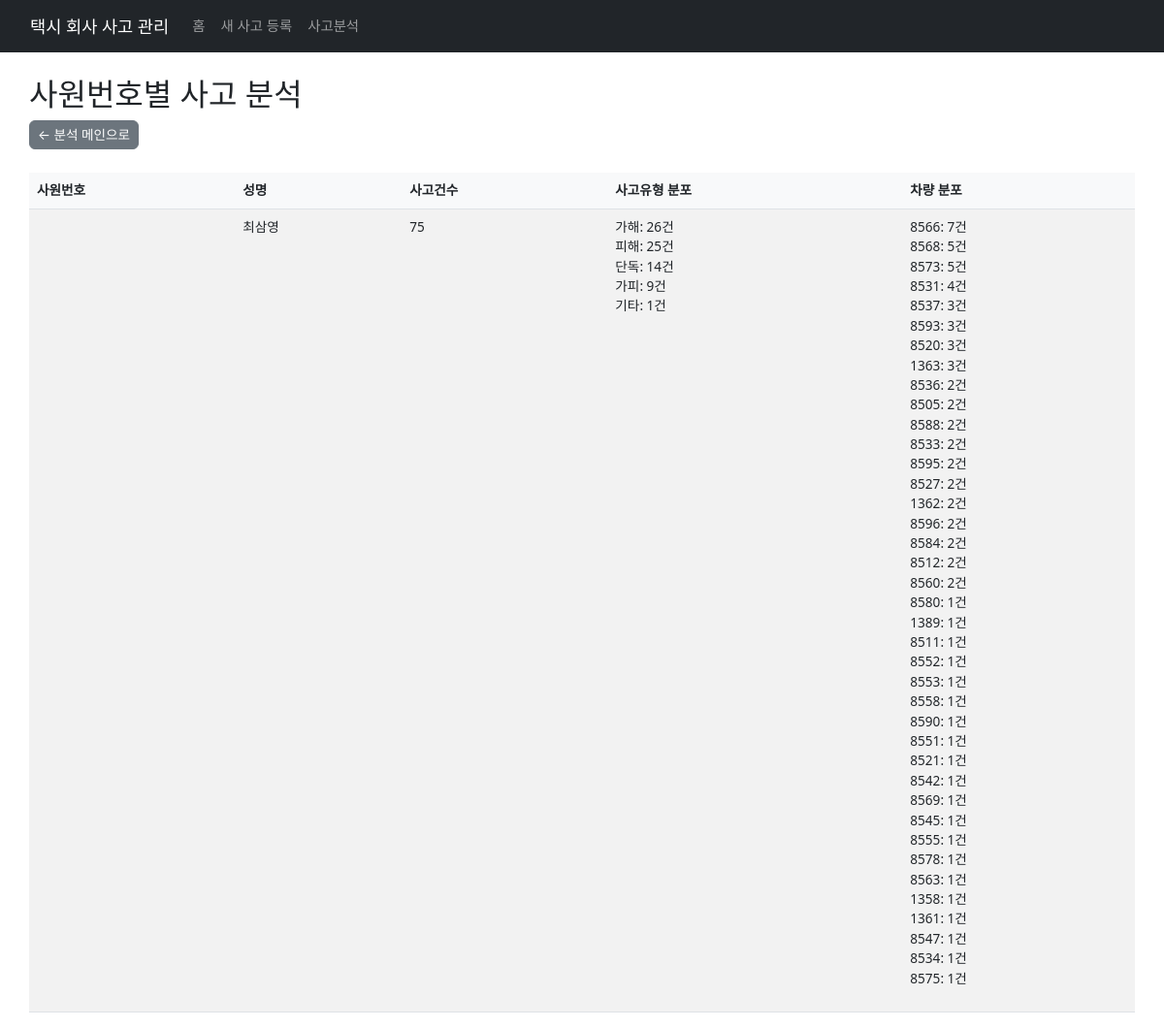
The page /analysis/employee on the database its author committed.
### tables this page shows
CREATE TABLE "accidents" (
"사고번호" TEXT,
  "차량번호" TEXT,
  "성명" TEXT,
  "생년월일" TEXT,
  "사원번호" TEXT,
  "운전면허번호" TEXT,
  "나이" TEXT,
  "연락처" TEXT,
  "운전경력" TEXT,
  "당사경력" TEXT,
  "주소" TEXT,
  "구분" TEXT,
  "사고유형" TEXT,
  "사고장소" TEXT,
  "사고발생시속도" TEXT,
  "날씨" TEXT,
  "경찰서" TEXT,
  "조사관성명" TEXT,
  "전화" TEXT,
  "휴대폰" TEXT,
  "차량파손부위" TEXT,
  "출동보험기사" TEXT,
  "보험회사" TEXT,
  "보험접수번호" TEXT,
  "보험상담자" TEXT,
  "대물담당" TEXT,
  "대인담당" TEXT,
  "운전자상해" TEXT,
  "치료병원" TEXT,
  "이미지파일" TEXT,
  "동영상파일" TEXT,
  "사고일시" TEXT,
  "상대차량번호1" TEXT,
  "상대차량성명1" TEXT,
  "상대차량연락처1" TEXT,
  "상대차량차종1" TEXT,
  "상대차량남여1" TEXT,
  "상대차량비고1" TEXT,
  "상대차량번호2" TEXT,
  "상대차량성명2" TEXT,
  "상대차량연락처2" TEXT,
  "상대차량차종2" TEXT,
  "상대차량남여2" TEXT,
  "상대차량비고2" TEXT,
  "상대차량번호3" TEXT,
  "상대차량성명3" TEXT,
  "상대차량연락처3" TEXT,
  "상대차량차종3" TEXT,
  "상대차량남여3" TEXT,
  "상대차량비고3" TEXT,
  "상해승객성명1" TEXT,
  "상해승객연락처1" TEXT,
  "상해승객병원1" TEXT,
  "상해승객나이1" TEXT,
  "상해승객남여1" TEXT,
  "상해승객비고1" TEXT,
  "상해승객성명2" TEXT,
  "상해승객연락처2" TEXT,
  "상해승객병원2" TEXT,
  "상해승객나이2" TEXT,
  "상해승객남여2" TEXT,
  "상해승객비고2" TEXT,
  "상해승객성명3" TEXT,
  "상해승객연락처3" TEXT,
  "상해승객병원3" TEXT,
  "상해승객나이3" TEXT,
  "상해승객남여3" TEXT,
  "상해승객비고3" TEXT
);

### app.py (the view)
@app.route('/analysis/employee')
def analysis_by_employee():
    df = load_accidents()
    if df.empty:
        return render_template('analysis_employee.html', data=None)
    df = filter_accidents(
        df,
        request.args.get('start_date'),
        request.args.get('end_date'),
        request.args.get('accident_type'),
        request.args.get('weather'),
        request.args.get('car_number'),
        request.args.get('name'),
        request.args.get('employee_number'),
        request.args.get('classification')
    )
    employee_stats = df.groupby('사원번호').agg({
        '사고번호': 'count',
        '사고유형': lambda x: x.value_counts().to_dict(),
        '차량번호': lambda x: x.value_counts().to_dict(),
        '성명': 'first'
    }).reset_index()
    employee_stats.columns = ['사원번호', '사고건수', '사고유형분포', '차량분포', '성명']
    return render_template('analysis_employee.html', data=employee_stats.to_dict('records'))

### app.py (called while the page is built)
def get_db():
    try:
        conn = sqlite3.connect(DB_FILE)
        conn.row_factory = sqlite3.Row
        return conn
    except Exception as e:
        print(f"Error connecting to database: {str(e)}")
        return None

def load_accidents():
    try:
        conn = get_db()
        if conn is None:
            return pd.DataFrame()
        cursor = conn.cursor()
        cursor.execute("SELECT name FROM sqlite_master WHERE type='table' AND name='accidents'")
        if not cursor.fetchone():
            conn.close()
            return pd.DataFrame()
        query = "SELECT * FROM accidents ORDER BY 사고번호 DESC"
        df = pd.read_sql_query(query, conn)
        conn.close()
        return df
    except Exception as e:
        if conn:
            conn.close()
        return pd.DataFrame()

### templates/analysis_employee.html
{% extends "base.html" %}
{% block content %}
<div class="container mt-4">
    <h2>사원번호별 사고 분석</h2>
    <a href="{{ url_for('analysis') }}" class="btn btn-secondary mb-4">← 분석 메인으로</a>
    {% if data %}
    <div class="table-responsive">
        <table class="table table-striped">
            <thead>
                <tr>
                    <th>사원번호</th>
                    <th>성명</th>
                    <th>사고건수</th>
                    <th>사고유형 분포</th>
                    <th>차량 분포</th>
                </tr>
            </thead>
            <tbody>
                {% for item in data %}
                <tr>
                    <td>{{ item['사원번호'] }}</td>
                    <td>{{ item['성명'] }}</td>
                    <td>{{ item['사고건수'] }}</td>
                    <td>
                        <ul class="list-unstyled">
                            {% for type, count in item['사고유형분포'].items() %}
                            <li>{{ type }}: {{ count }}건</li>
                            {% endfor %}
                        </ul>
                    </td>
                    <td>
                        <ul class="list-unstyled">
                            {% for vehicle, count in item['차량분포'].items() %}
                            <li>{{ vehicle }}: {{ count }}건</li>
                            {% endfor %}
                        </ul>
                    </td>
                </tr>
                {% endfor %}
            </tbody>
        </table>
    </div>
    {% else %}
    <div class="alert alert-info">
        분석할 데이터가 없습니다.
    </div>
    {% endif %}
</div>
{% endblock %}

### templates/base.html (style rules this page uses)
body { font-size: 0.9rem; }
.container { max-width: 100%; padding: 0 15px; }
.table { font-size: 0.85rem; }
.table th { background-color: #f8f9fa; position: sticky; top: 0; z-index: 1; }
.btn { font-size: 0.85rem; padding: 0.25rem 0.5rem; }

### rows shown on the page
accidents: 성명 "최삼영", 사고건수 "75", 사고유형 "가해", count "26", 차량번호 "8580", count "1"
accidents: 사고유형 "피해", count "25", 차량번호 "8560", count "2"
accidents: 사고유형 "단독", count "14", 차량번호 "8537", count "3"
accidents: 사고유형 "가피", count "9", 차량번호 "8527", count "2"
accidents: 사고유형 "기타", count "1"
accidents: 차량번호 "8566", count "7"
accidents: 차량번호 "8568", count "5"
accidents: 차량번호 "8573", count "5"
accidents: 차량번호 "8531", count "4"
accidents: 차량번호 "8593", count "3"
accidents: 차량번호 "8520", count "3"
accidents: 차량번호 "1363", count "3"
accidents: 차량번호 "8536", count "2"
accidents: 차량번호 "8505", count "2"
accidents: 차량번호 "8588", count "2"
accidents: 차량번호 "8533", count "2"
accidents: 차량번호 "8595", count "2"
accidents: 차량번호 "1362", count "2"
accidents: 차량번호 "8596", count "2"
accidents: 차량번호 "8584", count "2"
accidents: 차량번호 "8512", count "2"
accidents: 차량번호 "1389", count "1"
accidents: 차량번호 "8511", count "1"
accidents: 차량번호 "8552", count "1"
accidents: 차량번호 "8553", count "1"
accidents: 차량번호 "8558", count "1"
accidents: 차량번호 "8590", count "1"
accidents: 차량번호 "8551", count "1"
accidents: 차량번호 "8521", count "1"
accidents: 차량번호 "8542", count "1"
accidents: 차량번호 "8569", count "1"
accidents: 차량번호 "8545", count "1"
accidents: 차량번호 "8555", count "1"
accidents: 차량번호 "8578", count "1"
accidents: 차량번호 "8563", count "1"
accidents: 차량번호 "1358", count "1"
accidents: 차량번호 "1361", count "1"
accidents: 차량번호 "8547", count "1"
accidents: 차량번호 "8534", count "1"
accidents: 차량번호 "8575", count "1"
